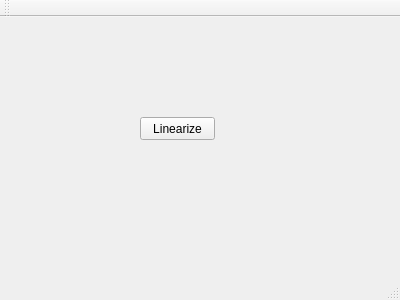
<?xml version="1.0" encoding="UTF-8"?>
<ui version="4.0">
 <class>MainWindow</class>
 <widget class="QMainWindow" name="MainWindow">
  <property name="geometry">
   <rect>
    <x>0</x>
    <y>0</y>
    <width>400</width>
    <height>300</height>
   </rect>
  </property>
  <property name="windowTitle">
   <string>MainWindow</string>
  </property>
  <widget class="QWidget" name="centralWidget">
   <widget class="QPushButton" name="linear">
    <property name="geometry">
     <rect>
      <x>140</x>
      <y>100</y>
      <width>75</width>
      <height>23</height>
     </rect>
    </property>
    <property name="text">
     <string>Linearize</string>
    </property>
   </widget>
  </widget>
  <widget class="QMenuBar" name="menuBar">
   <property name="geometry">
    <rect>
     <x>0</x>
     <y>0</y>
     <width>400</width>
     <height>21</height>
    </rect>
   </property>
  </widget>
  <widget class="QToolBar" name="mainToolBar">
   <attribute name="toolBarArea">
    <enum>TopToolBarArea</enum>
   </attribute>
   <attribute name="toolBarBreak">
    <bool>false</bool>
   </attribute>
  </widget>
  <widget class="QStatusBar" name="statusBar"/>
 </widget>
 <layoutdefault spacing="6" margin="11"/>
 <resources/>
 <connections/>
</ui>
